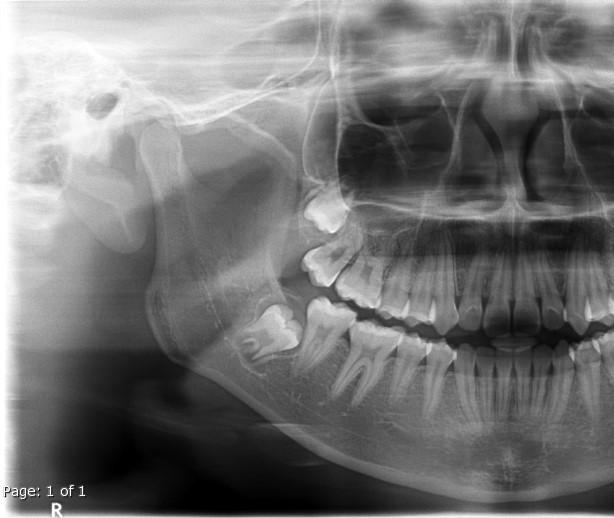
#> input picture flask/images_bg/B100.jpg, 614 x 518 px
$ python cut_image.py images_bg/B100.jpg out.png
#> lines starting #> are read from the running program, lines starting #| are printed output that depends on the picture
# cut_image.py
from PIL import Image
import sys
import os

def cut_image(image_path, left_filename):
#> called with image_path = 'images_bg/B100.jpg', left_filename = 'out.png'
    img = Image.open(image_path)
#> img is the input picture: PIL image 614x518 RGB; min 0, max 255, mean 116.9
    width, height = img.size
#> width = 614; height = 518
    frac = 0.6

    # Crop 60% from the left of the image
    crop_left_width = int(width * frac)
#> crop_left_width = 368
    cropped_left = img.crop((0, 0, crop_left_width, height))
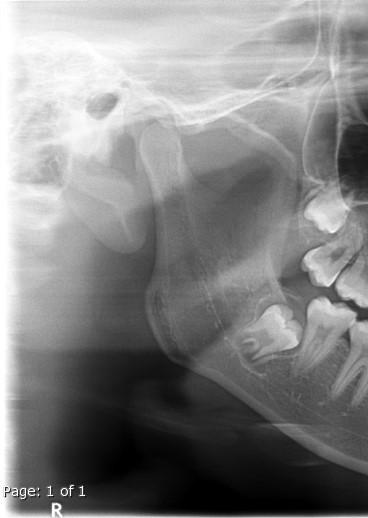
#> cropped_left: PIL image 368x518 RGB; min 0, max 255, mean 131.7
    cropped_left.save(left_filename)


if __name__ == '__main__':
    if len(sys.argv) != 3:
        print("Usage: python cut_image.py <image_path> <left_image_output_path> ")
        sys.exit(1)

    image_path = sys.argv[1]
    left_image_output_path = sys.argv[2]


    cut_image(image_path, left_image_output_path)

$ run again, on flask/images_bg/D59.jpg
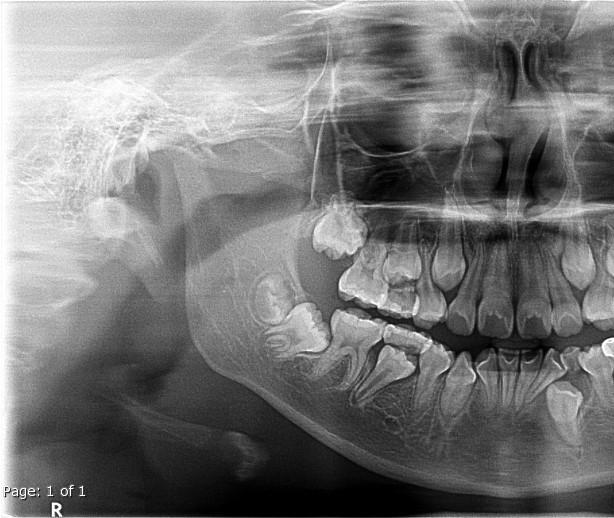
#> input picture flask/images_bg/D59.jpg, 614 x 518 px
#> in cut_image, img is the input picture: PIL image 614x518 RGB; min 0, max 255, mean 120.6
#> in cut_image, `cropped_left = img.crop((0, 0, crop_left_width, height))`:
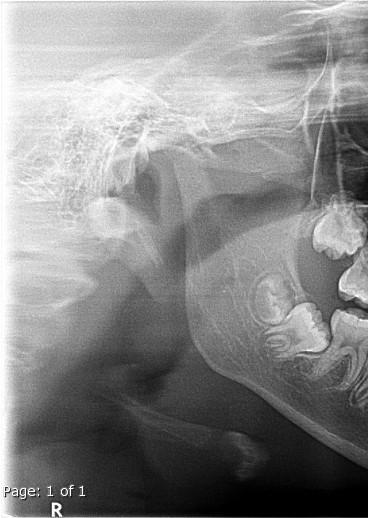
#> cropped_left: PIL image 368x518 RGB; min 0, max 255, mean 137.3

$ run again, on flask/images_bg/D95.jpg
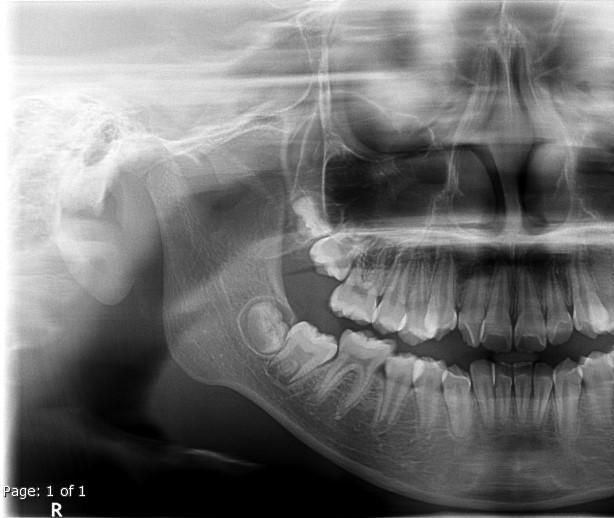
#> input picture flask/images_bg/D95.jpg, 614 x 518 px
#> in cut_image, img is the input picture: PIL image 614x518 RGB; min 0, max 255, mean 114.8
#> in cut_image, `cropped_left = img.crop((0, 0, crop_left_width, height))`:
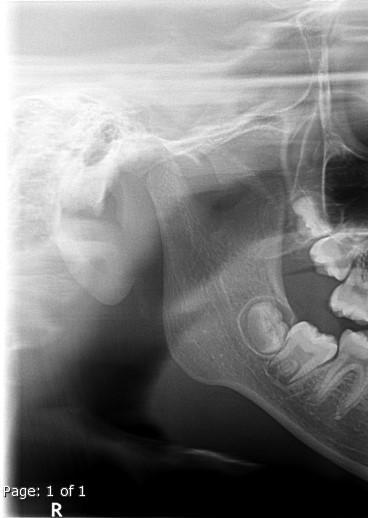
#> cropped_left: PIL image 368x518 RGB; min 0, max 255, mean 125.1

$ run again, on flask/images_bg/E112.jpg
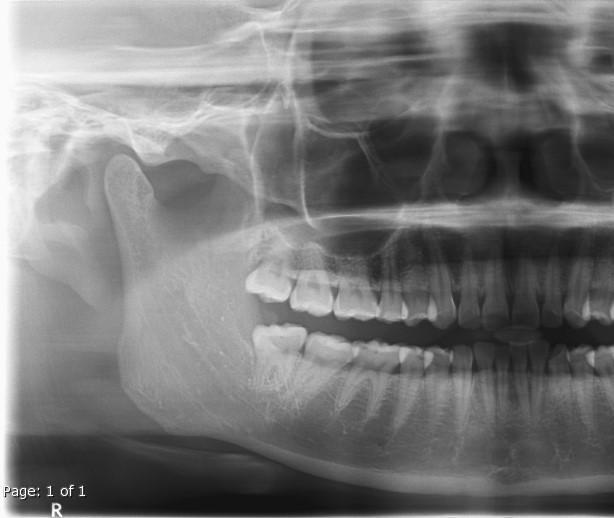
#> input picture flask/images_bg/E112.jpg, 614 x 518 px
#> in cut_image, img is the input picture: PIL image 614x518 RGB; min 0, max 255, mean 119.7
#> in cut_image, `cropped_left = img.crop((0, 0, crop_left_width, height))`:
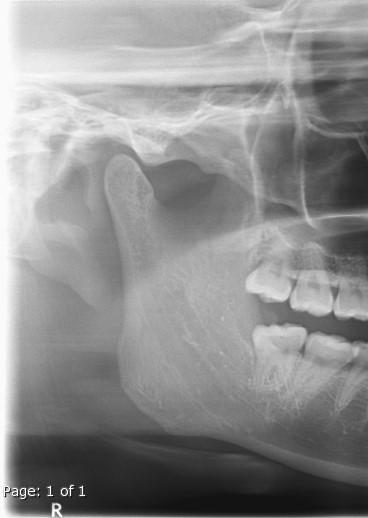
#> cropped_left: PIL image 368x518 RGB; min 0, max 255, mean 142.5
